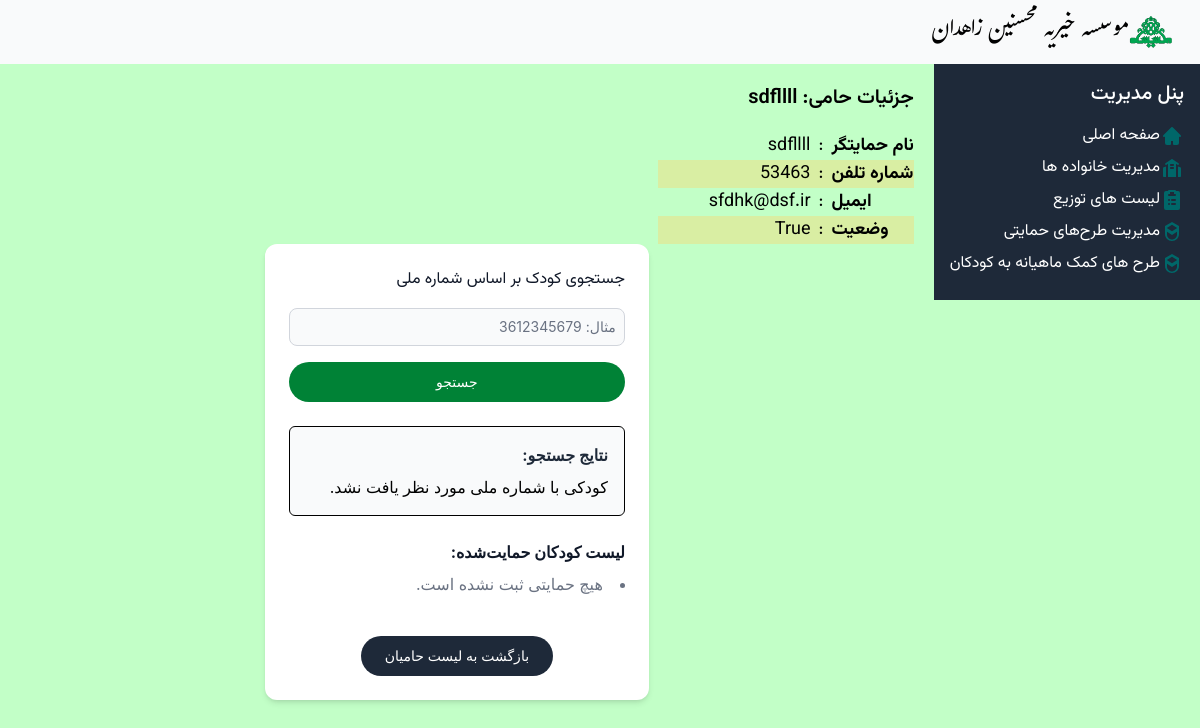
Before: /supporter/1/ with the older database file.
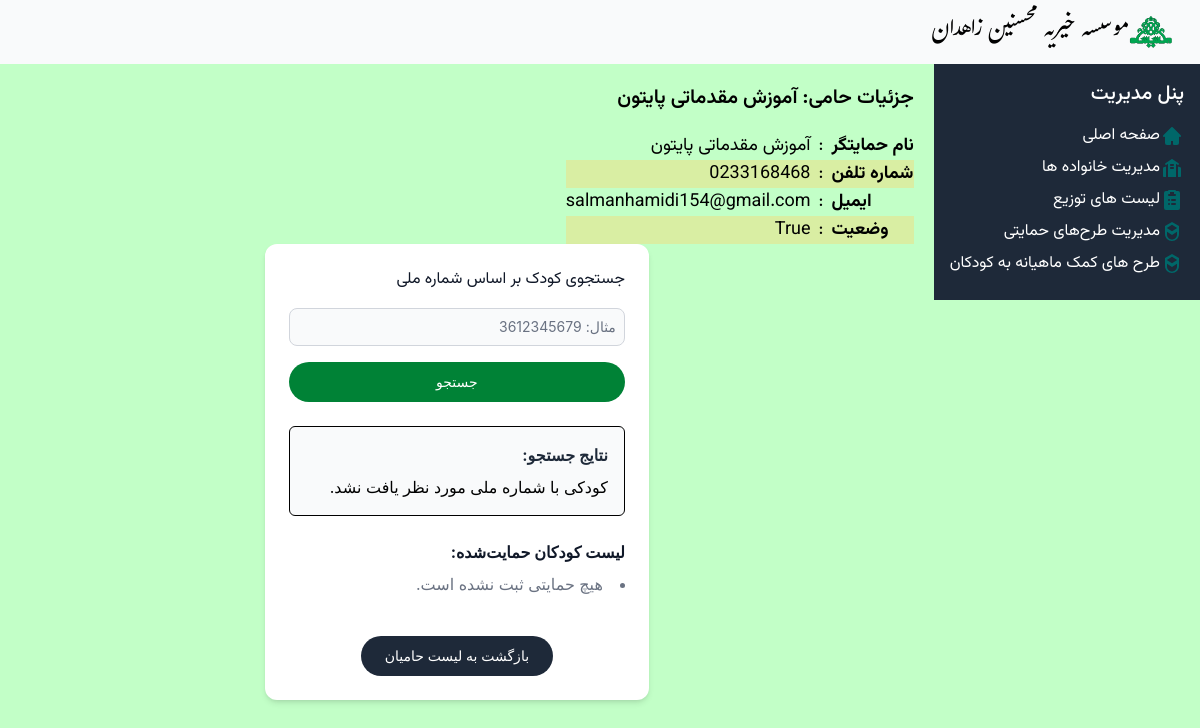
After: the same page with the newer database file.
### Mohsenin/models.py (models this page shows, shortened)
class Supporter(models.Model):
    name = models.CharField('نام', max_length=50)
    contact_number = models.CharField('شماره تماس', max_length=15, blank=True, null=True)
    email = models.EmailField('ایمیل', blank=True, null=True)
    is_active = models.BooleanField('فعال', default=True, choices=ACTIVATION_CHOICE)
    supports_orphans_only = models.BooleanField('فقط حمایت از یتیمان', default=True, choices=YES_NO_CHOICE)
    def __str__(self):
        return f"{self.name}"

### Mohsenin/Views/supportviews.py (the view, shortened to what this page needs)
# urls.py: path('supporter/<int:pk>/', supportviews.SupporterDetailView.as_view(), name='supporter-detail'),
class SupporterDetailView(generic.DetailView):
    model = Supporter
    template_name = 'Support/supporter_detail.html'

### Mohsenin/templates/Support/supporter_detail.html (shortened to what the changed rows need)
{% extends "base.html" %}
{% load humanize %}
{% block content %}
  <h1 class="vazir-semibold text-xl py-5 ">جزئیات حامی: {{ object }}</h1>
   <table class="w-full max-w-2xl text-right vazir-normal text-lg">
      <tbody>
          <tr>
              <td class="text-left vazir-bold" style="max-width: 200px; white-space: nowrap;">
                نام حمایتگر
              </td>
              <td class="text-center px-2" style="width: 20px;">
                  :
              </td>
              <td class="text-right" style="width: 800px; white-space: nowrap;">
                {{ object.name }}
              </td>
          </tr>
          <tr>
            <td class="text-left  vazir-bold" style="max-width: 200px; white-space: nowrap;">
              شماره تلفن
            </td>
            <td class="text-center" style="width: 20px;">
                :
            </td>
            <td class="text-right" style="width: 800px;  white-space: nowrap;">
              {{ object.contact_number }}
            </td>
          </tr>
          <tr>
            <td class="text-left  vazir-bold" style="max-width: 200px; white-space: nowrap;">
              ایمیل
            </td>
            <td class="text-center" style="width: 20px;">
                :
            </td>
            <td class="text-right" style="width: 800px;  white-space: nowrap;">
              {{ object.email }}
            </td>
          </tr>
          <tr>
            <td class="text-left  vazir-bold" style="max-width: 200px; white-space: nowrap;">
              وضعیت
            </td>
            <td class="text-center" style="width: 20px;">
                :
            </td>
            <td class="text-right" style="width: 800px;  white-space: nowrap;">
              {{ object.is_active }}
            </td>
          </tr>
      </tbody>
  </table>
<div class="w-96 mx-auto p-6 bg-white rounded-xl shadow-md space-y-6">
  <div class="space-y-4">
    <h2 class="vazir-normal text-base font-medium text-gray-900">جستجوی کودک بر اساس شماره ملی</h2>
  </div>
  <div class="bg-gray-50 p-4 rounded-md border">
  </div>
  <div class="space-y-2">
  </div>
  <div class="text-center pt-4">
  </div>
</div>
{% endblock content%}

Changed rows visible on the page:
changed Supporter "True": name "sdfllll" → "آموزش مقدماتی پایتون"; contact_number "53463" → "0233168468"; email "sfdhk@dsf.ir" → "salmanhamidi154@gmail.com"
